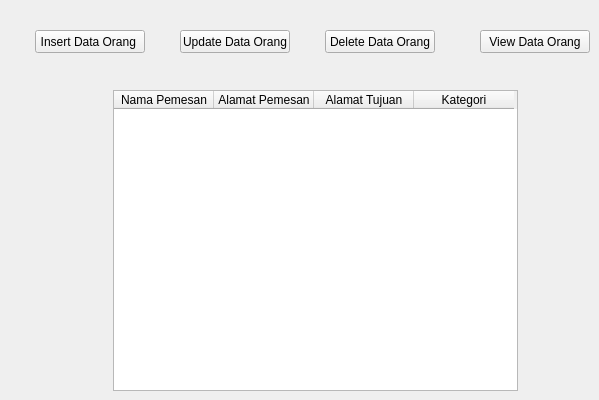
     <widget class="QWidget" name="JAOrang">
      <widget class="QPushButton" name="bupdateorang">
       <property name="geometry">
        <rect>
         <x>180</x>
         <y>30</y>
         <width>110</width>
         <height>23</height>
        </rect>
       </property>
       <property name="text">
        <string>Update Data Orang</string>
       </property>
      </widget>
      <widget class="QPushButton" name="binsertorang">
       <property name="geometry">
        <rect>
         <x>35</x>
         <y>30</y>
         <width>110</width>
         <height>23</height>
        </rect>
       </property>
       <property name="text">
        <string>Insert Data Orang </string>
       </property>
      </widget>
      <widget class="QPushButton" name="bdeleteorang">
       <property name="geometry">
        <rect>
         <x>325</x>
         <y>30</y>
         <width>110</width>
         <height>23</height>
        </rect>
       </property>
       <property name="text">
        <string>Delete Data Orang</string>
       </property>
      </widget>
      <widget class="QPushButton" name="bvieworang">
       <property name="geometry">
        <rect>
         <x>480</x>
         <y>30</y>
         <width>110</width>
         <height>23</height>
        </rect>
       </property>
       <property name="text">
        <string>View Data Orang</string>
       </property>
      </widget>
      <widget class="QTableWidget" name="vieworang">
       <property name="geometry">
        <rect>
         <x>113</x>
         <y>90</y>
         <width>405</width>
         <height>301</height>
        </rect>
       </property>
       <column>
        <property name="text">
         <string>Nama Pemesan</string>
        </property>
       </column>
       <column>
        <property name="text">
         <string>Alamat Pemesan</string>
        </property>
       </column>
       <column>
        <property name="text">
         <string>Alamat Tujuan</string>
        </property>
       </column>
       <column>
        <property name="text">
         <string>Kategori</string>
        </property>
       </column>
      </widget>
     </widget>
